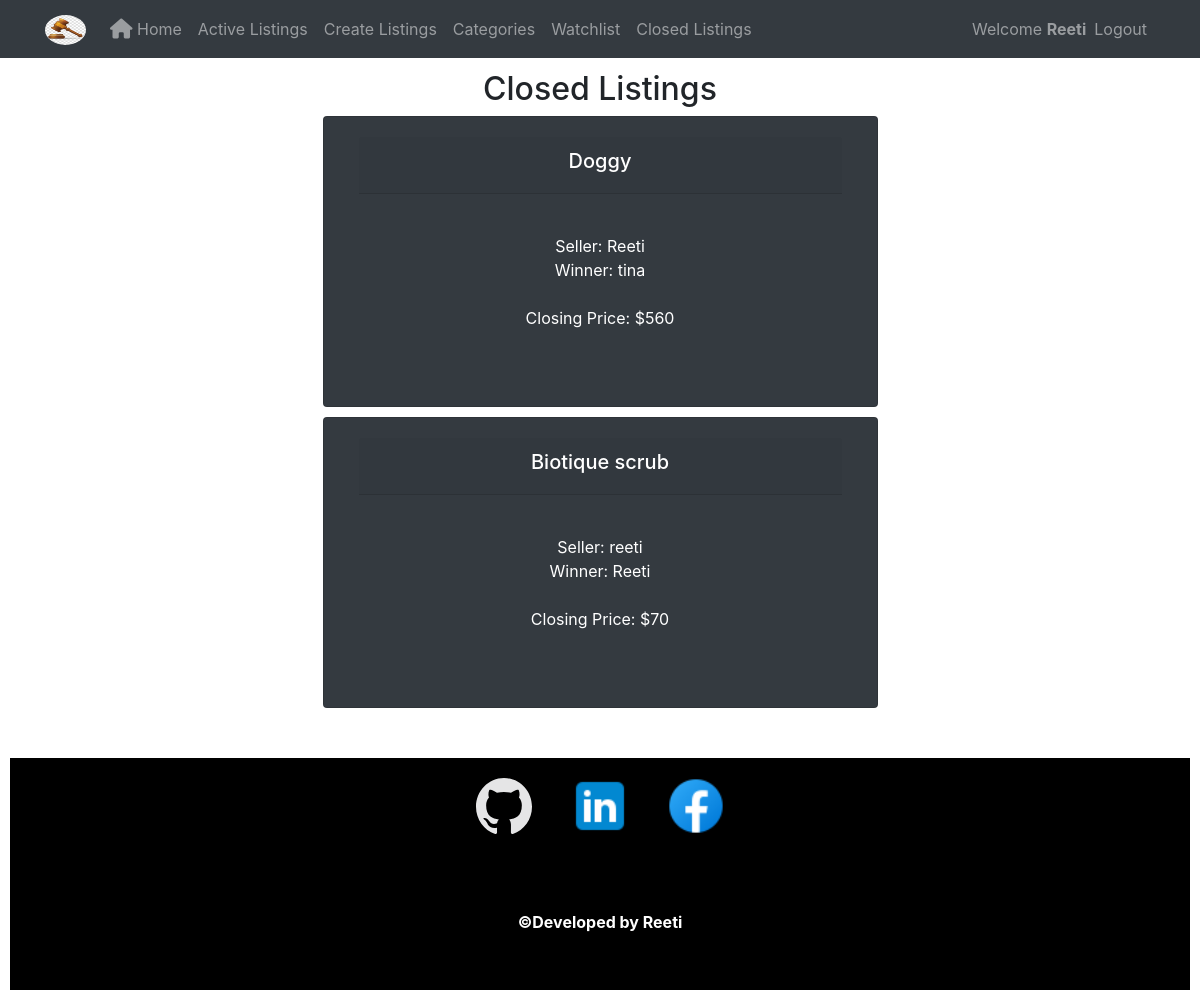
Screenshot of /closedlisting (signed in) with the database file from the repository.
### auctions/models.py (models this page shows)
class User(AbstractUser):
    pass

class Winner(models.Model):
    seller = models.CharField(max_length=64)
    winner = models.CharField(max_length=64)
    winprice = models.IntegerField()
    name = models.CharField(max_length=64)

### auctions/views.py (the view)
# urls.py: path("closedlisting", views.closedlisting, name="closedlisting"),
@login_required(login_url='/login')
def closedlisting(request):
    winners= Winner.objects.all()
    empty=False
    if len(winners)==0:
        empty =True
    return render(request,"auctions/closedlisting.html",{
        "winners": winners,
        "empty": empty
    })

### auctions/templates/auctions/closedlisting.html (shortened to what this page needs)
{% extends "auctions/layout.html" %}
{% load static %}
{% block body %}
    <h2>Closed Listings</h2>
    {% if empty %}
        <div><h5>No closed listings yet.</h5></div>
        <div class="row">
            <div class="card col-lg-8 col-sm-12">
                <img src="{% static 'auctions/empty.png' %}" alt="emptylistimage" class="img-responsive">
            </div>
        </div>
    {% else %}
        {% for winner in winners %}
            <div class="card bg-dark text-white col-lg-6 col-md-10 col-sm-12" >
                <div class="card-body">
                    <div class="card-header"><h5>{{ winner.name }}</h5></div>
                    <p> Seller: {{ winner.seller }}<br>
                        Winner: {{ winner.winner }}<br><br>
                        Closing Price: ${{ winner.winprice }}
                    </p>
                </div>
            </div>
        {% endfor %}
    {% endif %}
{% endblock %}

### auctions/templates/auctions/layout.html (shortened to what this page needs)
{% load static %}
<!DOCTYPE html>
<html lang="en">
    <head>
        <link rel="stylesheet" href="https://stackpath.bootstrapcdn.com/bootstrap/4.4.1/css/bootstrap.min.css">
        <link href="{% static 'auctions/styles.css' %}" rel="stylesheet">
        <link rel="stylesheet" href="https://cdnjs.cloudflare.com/ajax/libs/font-awesome/4.7.0/css/font-awesome.min.css">
    </head>
    <body>
        <nav class="navbar navbar-dark navbar-expand-sm bg-dark fixed-top">
            <div class="container">
                <a class="navbar-brand" href="#"><img  id="navlogo" src="{% static 'auctions/auction.jpg' %}" height="30" width="41"></a>
                <div class="collapse navbar-collapse" id="Navbar">
                    {% if user.is_authenticated %}
                        <ul class="navbar-nav mr-auto">
                            <li class="nav-item"><a class="nav-link" href="{% url 'home' %}"><span class="fa fa-home fa-lg"></span> Home</a></li>
                            <li class="nav-item"><a class="nav-link" href="{% url 'active_listings' %}"> Active Listings</a></li>
                            <li class="nav-item"><a class="nav-link" href="{% url 'create_listing' %}"> Create Listings</a></li>
                            <li class="nav-item"><a class="nav-link" href="{% url 'categories' %}"> Categories </a></li>
                            <li class="nav-item"><a class="nav-link" href="{% url 'Watchlist' %}"> Watchlist </a></li>
                            <li class="nav-item"><a class="nav-link" href="{% url 'closedlisting' %}"> Closed Listings</a></li>
                        </ul>
                        <span class="navbar-text">Welcome <strong>{{ user.username }}</strong></span>
                        <ul class="nav navbar-nav navbar-right">
                            <li class="nav-item"><a class="nav-link" href="{% url 'logout' %}"> Logout</a></li>
                        </ul>
                    {% endif %}
                </div>
            </div>
        </nav>
        <div class="container" id="mainDiv">
            {% block body %}
            {% endblock %}
        </div>
        <footer class="footer">
            <div class="container">
                <div class="row justify-content-center">
                    <div class="align-self-center" id="footer_buttons">
                        <ul class="footer__social-links">
                            <li class="footer__social-link-item">
                              <a href="https://github.com/reeti26109" title="Link to Github Profile" target="_blank">
                                <img src="{% static 'auctions/github.svg' %}" class="footer__social-image" alt="Github">
                              </a>
                            </li>
                            <li class="footer__social-link-item">
                              <a href="https://www.linkedin.com/in/reeti-ranjan" title="Link to Linkedin Profile" target="_blank">
                                <img src="{% static 'auctions/linkedin.png' %}" class="footer__social-image" alt="Linkedin">
                              </a>
                            </li>
                            <li class="footer__social-link-item">
                              <a href="https://www.facebook.com/" title="Link to Facebook Profile" target="_blank">
                                <img src="{% static 'auctions/facebook.png' %}" class="footer__social-image" alt="Facebook">
                              </a>
                            </li>
                        </ul>
                    </div>
               </div>
               <div class="row justify-content-center">
                    <div class="col-auto">
                        <p style="color: white;"><strong>&copy;Developed by Reeti</strong></p>
                    </div>
               </div>
            </div>
        </footer>
    </body>
</html>

### auctions/static/auctions/styles.css (style rules this page uses)
body { padding: 10px; }
.card { margin: 0 auto; float: none; margin-bottom: 10px; }
#mainDiv { text-align: center; padding-top: 60px; }
#navlogo { border-radius: 50%; }
p { padding-top: 40px; padding-bottom: 40px; }
.footer { background-color:black; margin-top: 50px; padding: 20px 0px; }
.footer { text-align: center; padding: 0; }
.footer__social-links { display: flex; padding: 1rem 0; list-style: none; }
.footer__social-link-item:not(:last-of-type) { margin-right: 2rem; }
.footer__social-image { height: 4rem; }
#footer_buttons { display: flex; align-content: center; }

### rows the page displays
User: username "Reeti"
Winner: name "Doggy", seller "Reeti", winner "tina", winprice "560"
Winner: name "Biotique scrub", seller "reeti", winner "Reeti", winprice "70"
